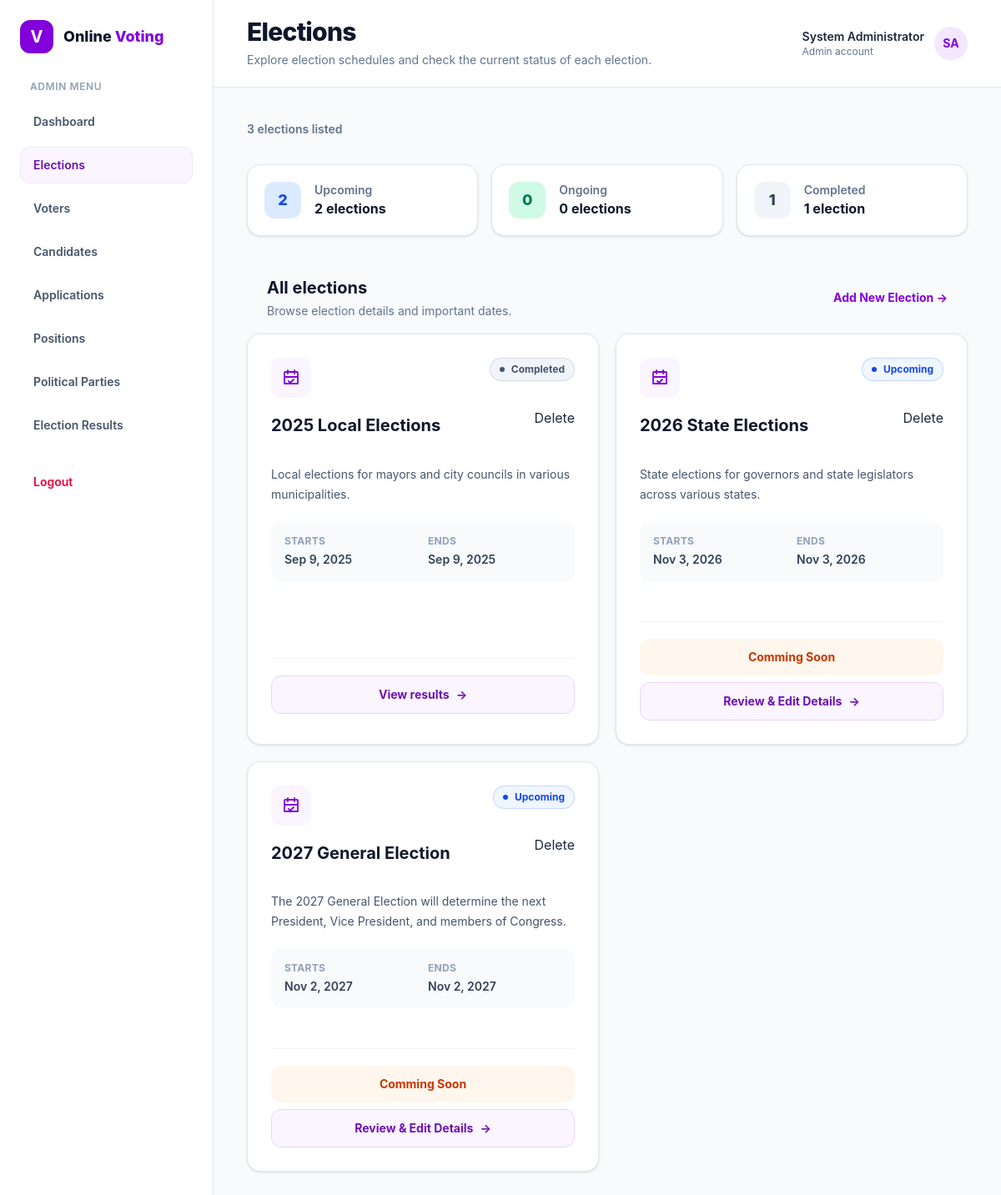
/views/common/elections.php (signed in), run on the app's committed database.
### tables this page shows
CREATE TABLE elections (
    id INT AUTO_INCREMENT PRIMARY KEY,
    title VARCHAR(100) NOT NULL UNIQUE,
    description TEXT NOT NULL,
    start_date DATETIME NOT NULL,
    end_date DATETIME NOT NULL,
    status ENUM('upcoming', 'ongoing', 'completed') NOT NULL DEFAULT 'upcoming',
    created_at TIMESTAMP DEFAULT CURRENT_TIMESTAMP,
    updated_at TIMESTAMP DEFAULT CURRENT_TIMESTAMP ON UPDATE CURRENT_TIMESTAMP
);

### app/paths.php (called while the page is built, shortened)
<?php
function app_url(string $path = ''): string
{
    return APP_BASE_URL . '/' . ltrim($path, '/');
}

### views/common/elections.php (the view, shortened to what this page needs)
<?php
require_once __DIR__ . '/../../app/paths.php';
require_once APP_ROOT . '/app/config/database.php';
$stmt = $pdo->prepare("SELECT * FROM `elections` ORDER BY start_date ASC");
$stmt->execute();
$elections = $stmt->fetchAll(PDO::FETCH_ASSOC);
$electionCounts = ['upcoming' => 0, 'ongoing' => 0, 'completed' => 0];
foreach ($elections as $election) {
    if (isset($electionCounts[$election['status']])) {
        $electionCounts[$election['status']]++;
    }
}
$statusStyles = [
    'upcoming' => 'bg-blue-50 text-blue-700 ring-blue-600/20',
    'ongoing' => 'bg-red-50 font-bold text-red-700 ring-1 ring-inset ring-red-200',
    'completed' => 'bg-slate-100 text-slate-600 ring-slate-500/20',
];
$escape = static fn($value): string => htmlspecialchars((string) ($value ?? ''), ENT_QUOTES, 'UTF-8');
$formatDate = static function ($date): string {
    $timestamp = strtotime($date);
    return $timestamp === false ? 'Date unavailable' : date('M j, Y', $timestamp);
};
?>
<!DOCTYPE html>
<html lang="en">
<head>
    <link rel="stylesheet" href="<?= htmlspecialchars(app_url('public/css/app.css'), ENT_QUOTES, 'UTF-8') ?>">
</head>
<body class="min-h-screen bg-slate-50 text-slate-800">
    <div class="flex min-h-[calc(100vh-65px)] flex-col md:flex-row">
        <?php include APP_ROOT . '/includes/shared/portal_sidebar.php'; ?>
        <div class="min-w-0 flex-1">
            <?php include APP_ROOT . '/includes/shared/portal_header.php'; ?>
            <main class="min-w-0 px-4 py-8 sm:px-6 sm:py-10 lg:px-10">
                <div class="mx-auto max-w-6xl">
                    <p class="mb-8 text-sm font-semibold text-slate-500"><?= count($elections) ?> <?= count($elections) === 1 ? 'election' : 'elections' ?> listed</p>
                    <section aria-label="Election status summary" class="mb-8 grid gap-4 sm:grid-cols-3">
                        <?php foreach (
                            [
                                ['Upcoming', $electionCounts['upcoming'], 'bg-blue-100 text-blue-700'],
                                ['Ongoing', $electionCounts['ongoing'], 'bg-emerald-100 text-emerald-700'],
                                ['Completed', $electionCounts['completed'], 'bg-slate-100 text-slate-700'],
                            ] as [$label, $count, $colorClass]
                        ): ?>
                            <div class="flex items-center gap-4 rounded-2xl border border-slate-200 bg-white p-5 shadow-sm">
                                <span class="flex h-11 w-11 items-center justify-center rounded-xl text-lg font-extrabold <?= $colorClass ?>">
                                    <?= $count ?>
                                </span>
                                <div>
                                    <p class="text-sm font-semibold text-slate-500"><?= $label ?></p>
                                    <p class="font-bold text-slate-900"><?= $count ?> <?= $count === 1 ? 'election' : 'elections' ?></p>
                                </div>
                            </div>
                        <?php endforeach; ?>
                    </section>
                    <?php if (!$elections): ?>
                        <section class="rounded-2xl border border-dashed border-slate-300 bg-white px-6 py-14 text-center">
                            <span class="mx-auto flex h-14 w-14 items-center justify-center rounded-2xl bg-purple-50 text-purple-700">
                                <svg class="h-7 w-7" viewBox="0 0 24 24" fill="none" stroke="currentColor" stroke-width="1.8" aria-hidden="true">
                                    <path stroke-linecap="round" stroke-linejoin="round" d="M8 7V3m8 4V3M4 11h16M5 5h14a1 1 0 0 1 1 1v13H4V6a1 1 0 0 1 1-1Z" />
                                </svg>
                            </span>
                            <h2 class="mt-5 text-lg font-bold text-slate-900">No elections available</h2>
                            <p class="mx-auto mt-2 max-w-md text-sm leading-6 text-slate-500">
                                There are no elections to display right now. Please check back later for updates.
                            </p>
                            <?php if ($portalRole === 'admin'): ?>
                                <a href="../admin/create_election.php" class="text-sm font-bold text-purple-700 hover:text-purple-900">Add New Election <span aria-hidden="true">→</span></a>
                            <?php endif; ?>
                        </section>
                    <?php else: ?>
                        <section aria-label="All elections">
                            <div class="flex flex-col justify-between gap-3 border-b border-slate-100 px-5 py-4 sm:flex-row sm:items-center sm:px-6">
                                <div class="">
                                    <h2 class="text-xl font-bold text-slate-900">All elections</h2>
                                    <p class="mt-1 text-sm text-slate-500">Browse election details and important dates.</p>
                                </div>
                                <?= $portalRole === 'admin' ? ' <a href="../admin/create_election.php" class="text-sm font-bold text-purple-700 hover:text-purple-900">Add New Election <span aria-hidden="true">→</span></a>' : '' ?>
                            </div>
                            <div class="grid gap-5 lg:grid-cols-2">
                                <?php foreach ($elections as $election):
                                    $status = $election['status'] ?? '';
                                    $statusClass = $statusStyles[$status] ?? 'bg-gray-100 text-gray-700 ring-gray-500/20';
                                ?>
                                    <article class="group flex h-full flex-col rounded-2xl border border-slate-200 bg-white p-6 shadow-sm transition duration-200 hover:-translate-y-1 hover:border-purple-200 hover:shadow-lg sm:p-7">
                                        <div class="flex items-start justify-between gap-4">
                                            <div class="flex h-12 w-12 shrink-0 items-center justify-center rounded-xl bg-purple-50 text-purple-700">
                                                <svg class="h-6 w-6" viewBox="0 0 24 24" fill="none" stroke="currentColor" stroke-width="1.8" aria-hidden="true">
                                                    <path stroke-linecap="round" stroke-linejoin="round" d="M8 7V3m8 4V3M4 11h16M5 5h14a1 1 0 0 1 1 1v13H4V6a1 1 0 0 1 1-1Z" />
                                                    <path stroke-linecap="round" stroke-linejoin="round" d="m9 16 2 2 4-4" />
                                                </svg>
                                            </div>
                                            <div class="ml-auto flex flex-col items-end gap-2">
                                                <span class="inline-flex items-center gap-2 rounded-full px-3 py-1.5 text-xs font-bold capitalize ring-1 ring-inset <?= $statusClass ?>">
                                                    <?php if ($status != 'ongoing'): ?>
                                                        <span class="h-1.5 w-1.5 rounded-full bg-current"></span>
                                                        <?= ucfirst($escape($status ?: 'unknown')) ?>
                                                    <?php endif; ?>
                                                </span>
                                            </div>
                                        </div>
                                        <div class="flex justify-between items-center">
                                            <h3 class="mt-5 text-xl font-bold leading-snug text-slate-900">
                                                <?= $escape($election['title'] ?? 'Untitled election') ?>
                                            </h3>
                                            <?php if ($portalRole === 'admin'): ?>
                                                <a href="<?= htmlspecialchars(app_url('app/controllers/actions.php?delete=' . $election['id']), ENT_QUOTES, 'UTF-8') ?>">Delete</a>
                                            <?php endif; ?>
                                        </div>
                                        <p class="mt-2 min-h-12 whitespace-pre-line text-sm leading-6 text-slate-600">
                                            <?= $escape($election['description'] ?? 'No election description is available.') ?>
                                        </p>
                                        <div class="mt-5 grid gap-3 rounded-xl bg-slate-50 p-4 sm:grid-cols-2">
                                            <div>
                                                <p class="text-xs font-bold uppercase tracking-wide text-slate-400">Starts</p>
                                                <p class="mt-1 text-sm font-semibold text-slate-700"><?= $escape($formatDate($election['start_date'] ?? '')) ?></p>
                                            </div>
                                            <div>
                                                <p class="text-xs font-bold uppercase tracking-wide text-slate-400">Ends</p>
                                                <p class="mt-1 text-sm font-semibold text-slate-700"><?= $escape($formatDate($election['end_date'] ?? '')) ?></p>
                                            </div>
                                        </div>
                                        <div class="mt-6 flex-1"></div>
                                        <div class="mt-6 border-t border-slate-100 pt-5">
                                            <?php if ($status === 'upcoming'): ?>
                                                <?php if ($portalRole === 'candidate'): ?>
                                                    <?php $stmt = $pdo->prepare("SELECT id FROM applications WHERE user_id=? AND election_id=?");
                                                    $stmt->execute([$_SESSION['user_id'], $election['id']]);
                                                    if ($stmt->fetch(PDO::FETCH_ASSOC)) {
                                                        echo '<div class="inline-flex w-full items-center justify-center gap-2 rounded-xl bg-purple-200 px-4 py-3 text-sm font-bold text-purple-400 cursor-not-allowed">
                                                        Already Applied
                                                        <span aria-hidden="true">&rarr;</span>
                                                    </div>';
                                                    } else echo '
                                                    <a href="'.
                                                    htmlspecialchars(app_url('views/candidate/registration.php'), ENT_QUOTES, 'UTF-8').'" class="inline-flex w-full items-center justify-center gap-2 rounded-xl bg-purple-700 px-4 py-3 text-sm font-bold text-white transition hover:bg-purple-800 focus:outline-none focus:ring-4 focus:ring-purple-200">
                                                        Apply for candidacy
                                                        <span aria-hidden="true">&rarr;</span>
                                                    </a>'
                                                    ?>
                                                <?php else: ?>
                                                    <span class="inline-flex w-full items-center justify-center rounded-xl bg-orange-50 px-4 py-3 text-sm font-bold text-orange-700 mb-2">
                                                        Comming Soon
                                                    </span>
                                                <?php endif; ?>
                                            <?php elseif ($status === 'completed'): ?>
                                                <a href="<?= htmlspecialchars(app_url('views/common/results.php'), ENT_QUOTES, 'UTF-8') ?>" class="inline-flex w-full items-center justify-center gap-2 rounded-xl border border-purple-200 bg-purple-50 px-4 py-3 text-sm font-bold text-purple-800 mb-2 transition hover:bg-purple-100 focus:outline-none focus:ring-4 focus:ring-purple-100">
                                                    View results
                                                    <span aria-hidden="true">&rarr;</span>
                                                </a>
                                            <?php else: ?>
                                                <span class="inline-flex w-full items-center justify-center rounded-xl bg-emerald-50 px-4 py-3 text-sm font-bold text-emerald-700 mb-2">
                                                    Election in progress
                                                </span>
                                            <?php endif; ?>
                                            <?php if ($portalRole === 'admin'): ?>
                                                <?php if ($status === 'ongoing'): ?>
                                                    <a href="<?= htmlspecialchars(app_url('app/controllers/actions.php?election=' . $election['id']), ENT_QUOTES, 'UTF-8') ?>" class="inline-flex w-full items-center justify-center gap-2 rounded-xl border border-purple-200 bg-purple-50 px-4 py-3 text-sm font-bold text-purple-800 mb-2 transition hover:bg-purple-100 focus:outline-none focus:ring-4 focus:ring-purple-100">
                                                        Stop & Mark Completed
                                                        <span aria-hidden="true">&rarr;</span>
                                                    </a>
                                                <?php elseif ($status === 'upcoming'): ?>
                                                    <a href="../admin/review_election_details.php?election=<?= $election['id'] ?>" class="inline-flex w-full items-center justify-center gap-2 rounded-xl border border-purple-200 bg-purple-50 px-4 py-3 text-sm font-bold text-purple-800 transition hover:bg-purple-100 focus:outline-none focus:ring-4 focus:ring-purple-100">
                                                        Review & Edit Details
                                                        <span aria-hidden="true">&rarr;</span>
                                                    </a>
                                                <?php endif; ?>
                                            <?php endif; ?>
                                        </div>
                                    </article>
                                <?php endforeach; ?>
                            </div>
                        </section>
                    <?php endif; ?>
                </div>
            </main>
        </div>
    </div>
</body>
</html>

### data on the page
elections: status "Completed", title "2025 Local Elections", description "Local elections for mayors and city councils in various municipalities.", start_date "Sep 9, 2025", end_date "Sep 9, 2025"
elections: status "Upcoming", title "2026 State Elections", description "State elections for governors and state legislators across various states.", start_date "Nov 3, 2026", end_date "Nov 3, 2026", shows "Comming Soon"
elections: status "Upcoming", title "2027 General Election", description "The 2027 General Election will determine the next President, Vice President, and members of Congress.", start_date "Nov 2, 2027", end_date "Nov 2, 2027", shows "Comming Soon"

### other printed values
$portalLabel "ADMIN"
$item['label'] "Dashboard"
$item['label'] "Elections"
$item['label'] "Voters"
$item['label'] "Candidates"
$item['label'] "Applications"
$item['label'] "Positions"
$item['label'] "Political Parties"
$item['label'] "Election Results"
$pageTitle "Elections"
$pageDescription "Explore election schedules and check the current status of each election."
$headerName "System Administrator"
$headerRole "Admin"
$headerInitials "SA"
count($elections) "3"
